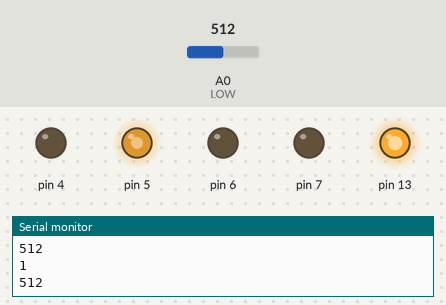
Bench run of a sketch on a simulated Arduino Uno, built with avr-gcc and run on an emulated ATmega328P. On the bench: output pins drawn as LEDs (lit = HIGH), the last lines printed to the serial monitor. Inputs (shaded band) come from the test bench; at power-on: A0 (LOW) = 512.

Above: at 1.2 s.
1.3 s: A0 (LOW) set to 212
2.8 s: A0 (LOW) set to 183
At 3.6 s:
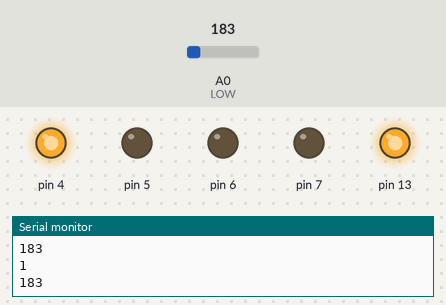
4.3 s: A0 (LOW) set to 210
At 4.7 s:
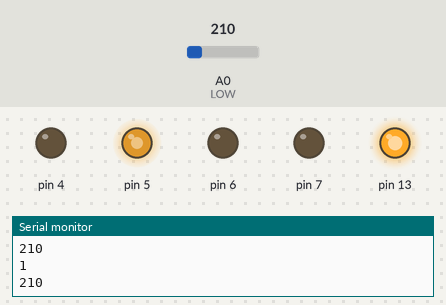
5.8 s: A0 (LOW) set to 191
At 6.9 s:
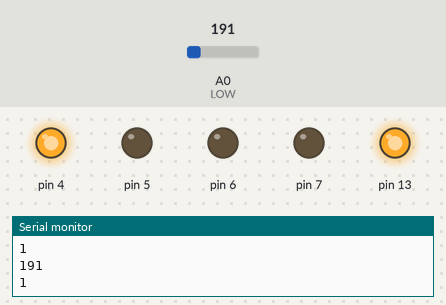
Timing chart, 0 to 8.3 s (numbered marks = the images above; inputs shaded):
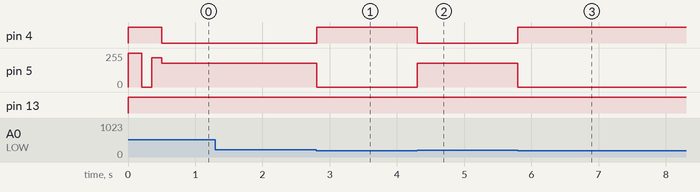

The sketch:

TSP_ROBOT_XAS_base.ino
```cpp
int locatiex = 0;
int locatiey = 3;
int doelx = 1;
int doely = 4;
boolean gehaaltx = false;
boolean gehaalty = false;
boolean heen = true;
int Speed = 250;
boolean first = true;
int aantal;
int x = 1;
boolean complete = false;
int snelheidv = 220;
int snelheida = 180;


void setup() {
  pinMode(4, OUTPUT);
  pinMode(5, OUTPUT);
  pinMode(6, OUTPUT);
  pinMode(7, OUTPUT);
  pinMode(13, OUTPUT);
  pinMode(A0, INPUT);//LOW
  pinMode(A1, INPUT);//HIGH
  Serial.begin(9600);
}

void loop() {
  int Xas[] = {1, 3, 5};
  int Yas[] = {1, 3, 5};
  Serial.println(locatiex);
  Serial.println(analogRead(A0));
  digitalWrite(13, HIGH);

  if (locatiex < doelx) {
    heen = true;
    gehaaltx = false;
    gehaalty = false;
  } else if (locatiex > doelx) {
    heen = false;
    gehaaltx = false;
    gehaalty = false;
  }
  //XAS motion
  if (locatiex == doelx && heen == true) {
    if (analogRead(A0) <= 200) {
      gehaaltx = true;
      digitalWrite(4, HIGH);
      analogWrite(5, 0);
    } else {
      digitalWrite(4, LOW);
      analogWrite(5, 180);
    }
  } else if (locatiex == doelx && heen == false) {
    if (analogRead(A0) <= 200) {
      gehaaltx = true;
      digitalWrite(4, HIGH);
      analogWrite(5, 0);

    } else {
      digitalWrite(4, HIGH);
      analogWrite(5, 150);
    }
  } else if (locatiex <= doelx) {
    digitalWrite (13, HIGH);
    if (analogRead(A0) <= 900 && first == true) {
      digitalWrite(4, HIGH);
      analogWrite(5, 255);
      delay(200);
      digitalWrite(4, HIGH);
      analogWrite(5, 0);
      first = false;
    } else if (analogRead(A0) <= 700 && gehaaltx == false && first == false) {
      digitalWrite(4, HIGH);
      analogWrite(5, 0);
      delay(150);
      digitalWrite(4, HIGH);
      analogWrite(5, snelheidv);
      delay(150);
      locatiex ++;
    } else if (analogRead(A0) >= 701 && gehaaltx == false && first == false) {

      digitalWrite(4, HIGH);
      analogWrite(5, snelheidv);
    }
  } else if (locatiex >= doelx) {
    digitalWrite (13, HIGH);
    if (analogRead(A0) <= 900 && first == true) {
      digitalWrite(4, LOW);
      analogWrite(5, 255);
      delay(200);
      digitalWrite(4, HIGH);
      analogWrite(5, 0);
      first = false;
    } else if (analogRead(A0) <= 200 && gehaaltx == false && first == false) {
      digitalWrite(4, HIGH);
      analogWrite(5, 0);
      delay(150);
      digitalWrite(4, LOW);
      analogWrite(5, snelheida);
      delay(150);
      locatiex --;
    } else if (analogRead(A0) >= 201 && gehaaltx == false && first == false) {
      digitalWrite(4, LOW);
      analogWrite(5, snelheida);
    }
  } else {
    digitalWrite(4, LOW);
    analogWrite(5, 0);


  }
}
```

Measured:
- the behaviour switches between 201 and 200 on A0 (LOW) (found by bisection; images 0 and 1)
- after the input at 2.8 s, pin 4: LOW → HIGH at once; pin 5: 180/255 → 0/255 at once
- after the input at 4.3 s, pin 4: HIGH → LOW at once; pin 5: 0/255 → 180/255 at once
- after the input at 5.8 s, pin 4: LOW → HIGH at once; pin 5: 180/255 → 0/255 at once
